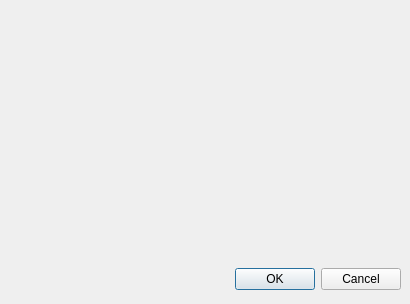
<ui version="4.0" >
 <author></author>
 <comment></comment>
 <exportmacro></exportmacro>
 <class>QuestionDialog</class>
 <widget class="QDialog" name="QuestionDialog" >
  <property name="geometry" >
   <rect>
    <x>0</x>
    <y>0</y>
    <width>410</width>
    <height>304</height>
   </rect>
  </property>
  <property name="windowTitle" >
   <string>Dialog</string>
  </property>
  <layout class="QVBoxLayout" >
   <property name="margin" >
    <number>9</number>
   </property>
   <property name="spacing" >
    <number>6</number>
   </property>
   <item>
    <widget class="QStackedWidget" name="contentsFrame" >
     <property name="currentIndex" >
      <number>0</number>
     </property>
     <widget class="QWidget" name="page" />
     <widget class="QWidget" name="page_2" />
    </widget>
   </item>
   <item>
    <layout class="QHBoxLayout" >
     <property name="margin" >
      <number>0</number>
     </property>
     <property name="spacing" >
      <number>6</number>
     </property>
     <item>
      <spacer>
       <property name="orientation" >
        <enum>Qt::Horizontal</enum>
       </property>
       <property name="sizeHint" >
        <size>
         <width>131</width>
         <height>31</height>
        </size>
       </property>
      </spacer>
     </item>
     <item>
      <widget class="QPushButton" name="okButton" >
       <property name="text" >
        <string>OK</string>
       </property>
      </widget>
     </item>
     <item>
      <widget class="QPushButton" name="cancelButton" >
       <property name="text" >
        <string>Cancel</string>
       </property>
      </widget>
     </item>
    </layout>
   </item>
  </layout>
 </widget>
 <pixmapfunction></pixmapfunction>
 <resources/>
 <connections>
  <connection>
   <sender>okButton</sender>
   <signal>clicked()</signal>
   <receiver>QuestionDialog</receiver>
   <slot>accept()</slot>
   <hints>
    <hint type="sourcelabel" >
     <x>278</x>
     <y>253</y>
    </hint>
    <hint type="destinationlabel" >
     <x>96</x>
     <y>254</y>
    </hint>
   </hints>
  </connection>
  <connection>
   <sender>cancelButton</sender>
   <signal>clicked()</signal>
   <receiver>QuestionDialog</receiver>
   <slot>reject()</slot>
   <hints>
    <hint type="sourcelabel" >
     <x>369</x>
     <y>253</y>
    </hint>
    <hint type="destinationlabel" >
     <x>179</x>
     <y>282</y>
    </hint>
   </hints>
  </connection>
 </connections>
</ui>
